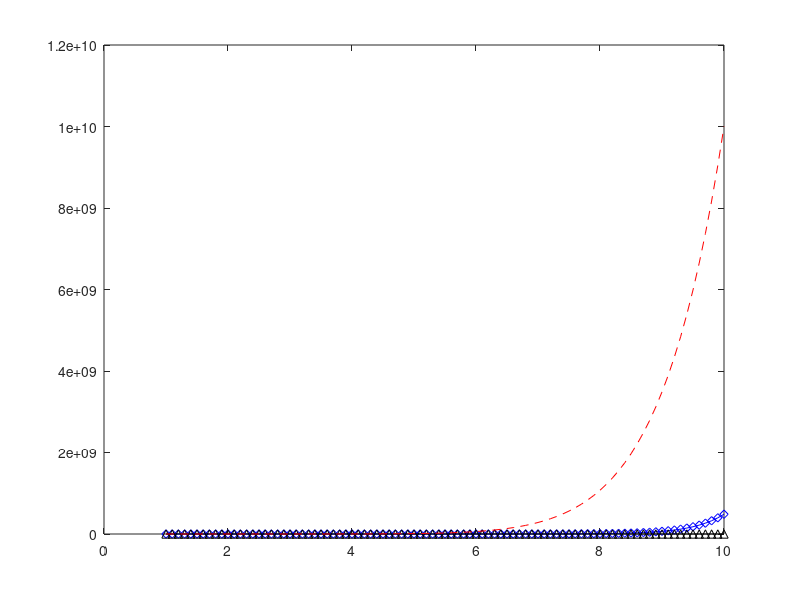

Here is the MATLAB script that generated this plot:
clc
clear all
%{% x varies from 1 to 10 with default increment = 0.5
...for the smoothness in the figure %}
x=1:0.1:10;
y1=exp(2.*x);
y2=sqrt((x.^2+1)./(x.^5+3));
y3=x.^(10)-1./(x.^2)+100;
plot(x,y1,'-db')
hold on
plot(x,y2,'-^k')
hold on
plot(x,y3,'--r')
